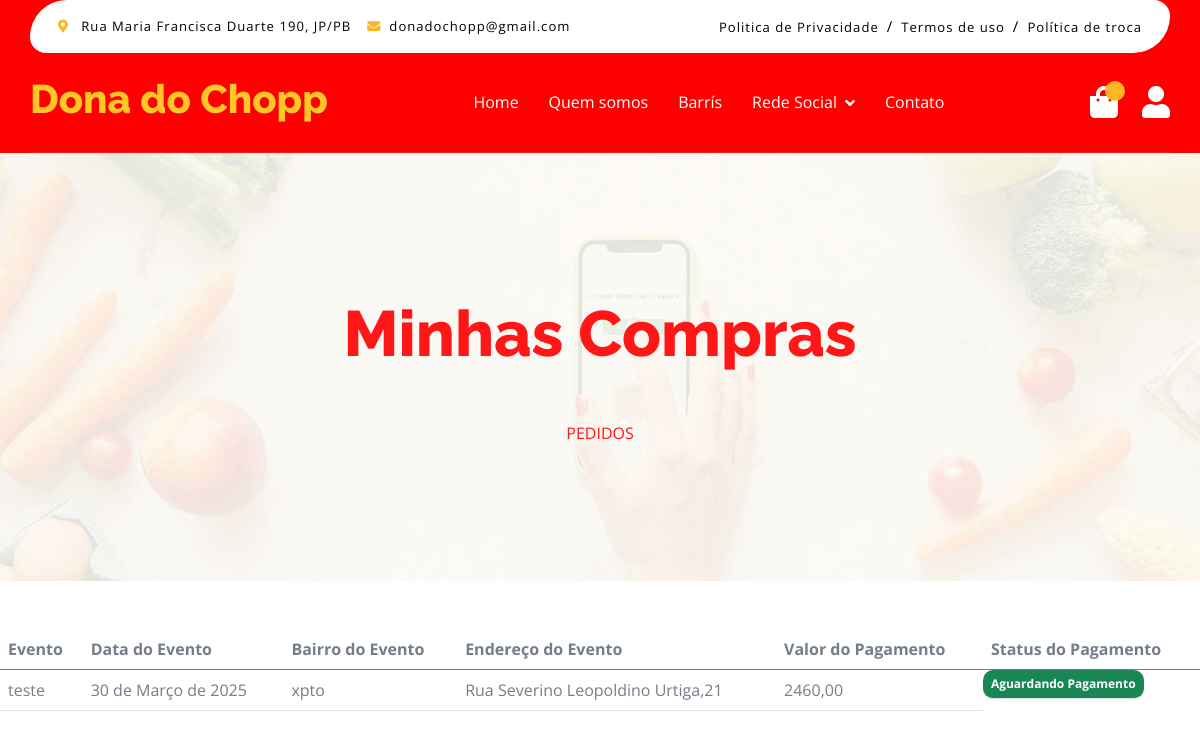
/minhas-compras/ (signed in), run on an earlier commit of the app's database.
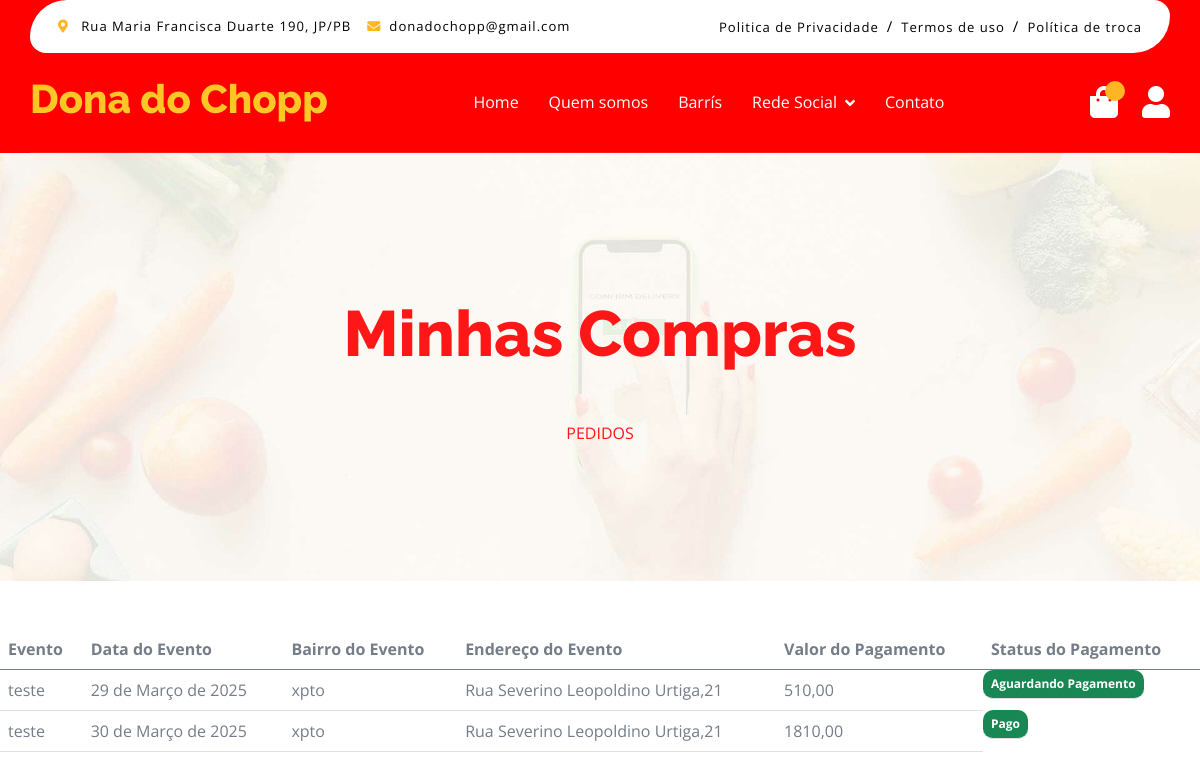
And on a later commit of the database.
### authentication/models.py (models this page shows, shortened)
class Evento(models.Model):
    usuario = models.ForeignKey(Usuario, on_delete=models.CASCADE)
    cep = models.CharField(max_length=8, default=0)
    celular = models.CharField(max_length=11)
    bairro = models.CharField(max_length=100, default='None')
    endereco = models.CharField(max_length=100)
    data_evento = models.DateField(null=True)
    tipo_evento = models.CharField(max_length=50, null=True)
    status = models.CharField(max_length=50, null=True, blank=True, default=' ')
    hora_evento = models.TimeField(null=True)
    valor = models.DecimalField(max_digits=10, decimal_places=2, default=0)
    chopeiras = models.ManyToManyField(Chopeira)

### authentication/views.py (the view)
# urls.py: path('minhas-compras/', PedidosView.as_view(), name='minhas_compras'),
class PedidosView(TemplateView):
    template_name = 'sucesso.html'
    def get(self, request):
        usuario = request.user.username
        user = Usuario.objects.get(username=usuario)
        eventos = Evento.objects.filter(usuario=user).order_by('-id')
        print(f'-------------{usuario}---------')
        print(f'-------------{len(eventos)}---------')
        context = {'pagamentos':eventos}
        return render(request, self.template_name, context)

### templates/sucesso.html (shortened to what this page needs)
{% extends "base.html" %}
{% block 'content'%}
{% include 'parciais/nav_bar.html'%}
<div class="container-xxl py-5 bg-dark hero-header mb-5">
    <div class="container text-center my-5 pt-5 pb-4">
        <h1 class="mb-5 display-3 text-primary">Minhas Compras</h1>
        <nav aria-label="breadcrumb">
            <ol class="breadcrumb justify-content-center text-uppercase">
                <li class="breadcrumb-item"><a href="#">Pedidos</a></li>
            </ol>
        </nav>
    </div>
</div>
{% if pagamentos %}
    <table class="table d-none d-md-table">
        <thead>
            <tr>
                <th scope="col">Evento</th>
                <th scope="col">Data do Evento</th>
                <th scope="col">Bairro do Evento</th>
                <th scope="col">Endereço do Evento</th>
                <th scope="col">Valor do Pagamento</th>
                <th scope="col">Status do Pagamento</th>
            </tr>
        </thead>
        <tbody>
            {% for pag in pagamentos %}
            <tr>
                <td>{{ pag.tipo_evento }}</td>
                <td>{{ pag.data_evento }}</td>
                <td>{{ pag.bairro }}</td>
                <td>{{ pag.endereco }}</td>
                <td>{{ pag.valor }}</td>
                <td class="badge bg-success">{{ pag.status }}</td>
            </tr>
            {% endfor %}
        </tbody>
    </table>
{% else %}
    <p>Você ainda não fez nenhuma compra.</p>
{% endif %}
{% endblock %}

What changed in the data, as far as the page shows it:
added Evento: tipo_evento "teste", data_evento "29 de Março de 2025", bairro "xpto", endereco "Rua Severino Leopoldino Urtiga,21", valor "510,00", status "Aguardando Pagamento"
changed Evento: valor "2460,00" → "1810,00"; status "Aguardando Pagamento" → "Pago"
